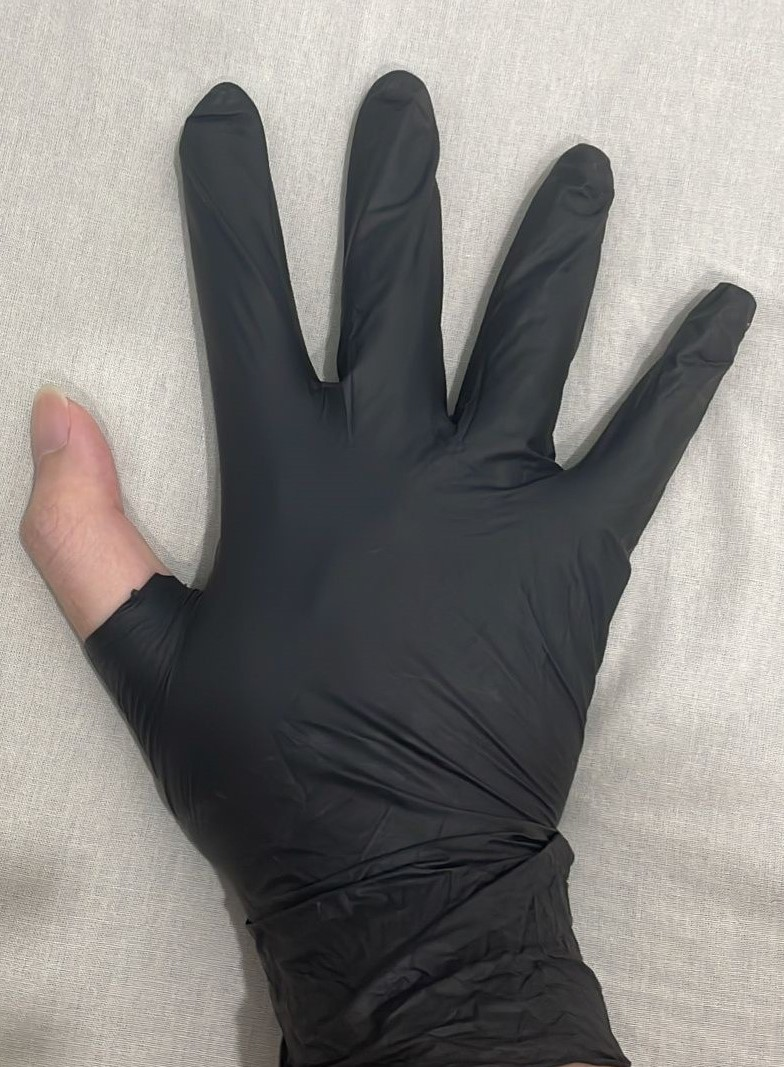
%> input picture alfieDevSpace/RubberNitrile_pic/RNMissingFinger_1.jpg, 784 x 1067 px
$ octave --eval "RubberHole(imread('RubberNitrile_pic/RNMissingFinger_1.jpg'));"   (GNU Octave 9; MATLAB toolbox functions it lacks are replaced by stand-ins)
%> lines starting %> are read from the running program, lines starting %| are printed output that depends on the picture; in (x1, y1, x2, y2) boxes, pixels count from 0 and x2, y2 are one past the last pixel; in counts of white or black regions, pixels touching at a corner belong together; the program's own positions count from 1
function RubberHole(image, showFigures)
    if nargin < 2, showFigures = true; end
    try
        % Preprocessing using shared utilities
        gray_img = GloveDetectionUtils.convertToGrayscale(image);
        filtered_image = GloveDetectionUtils.applyMedianFilter(gray_img, [3, 3]);

        % ===== TEXTURE ANALYSIS =====
        % Calculate local entropy (texture irregularity measure)
        entropy_img = entropyfilt(filtered_image, ones(9));
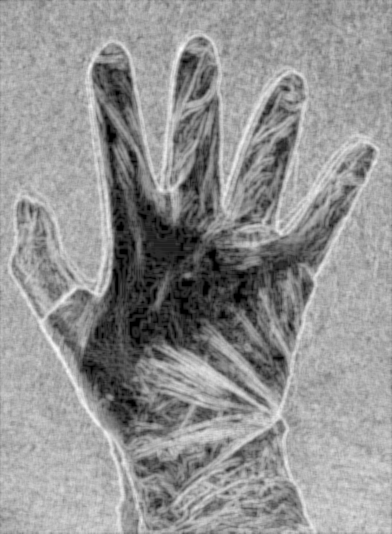
%> entropy_img: size 1067x784 double (shown at 1/2 size); min 0, max 5.78, mean 3.32; drawn with min black and max white
        entropy_normalized = mat2gray(entropy_img);

        % Calculate local standard deviation (texture variation)
        std_img = stdfilt(filtered_image, ones(9));
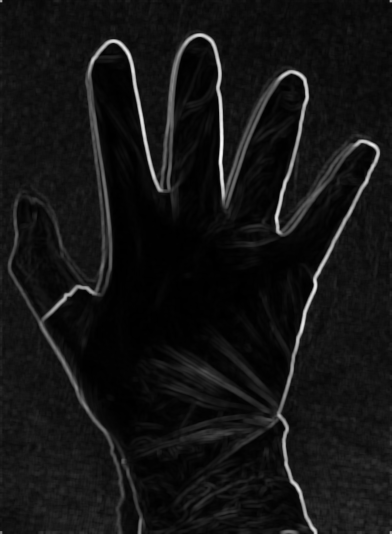
%> std_img: size 1067x784 double (shown at 1/2 size); min 0, max 72.43, mean 5.8; drawn with min black and max white
        std_normalized = mat2gray(std_img);

        % Combine texture features - holes have high entropy and low std dev
        texture_score = entropy_normalized .* (1 - std_normalized);
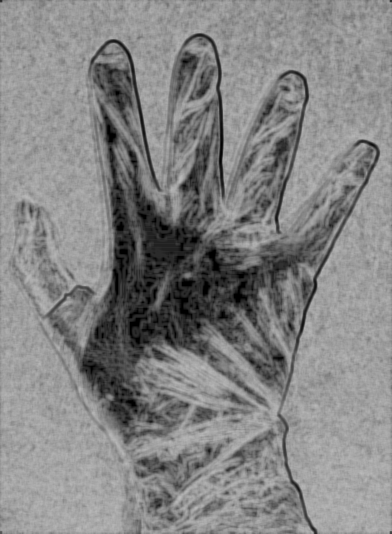
%> texture_score: size 1067x784 double (shown at 1/2 size); min 0, max 0.743, mean 0.52
        % Use stricter threshold for texture
        texture_mask = texture_score > 0.6;  % Higher threshold = fewer detections
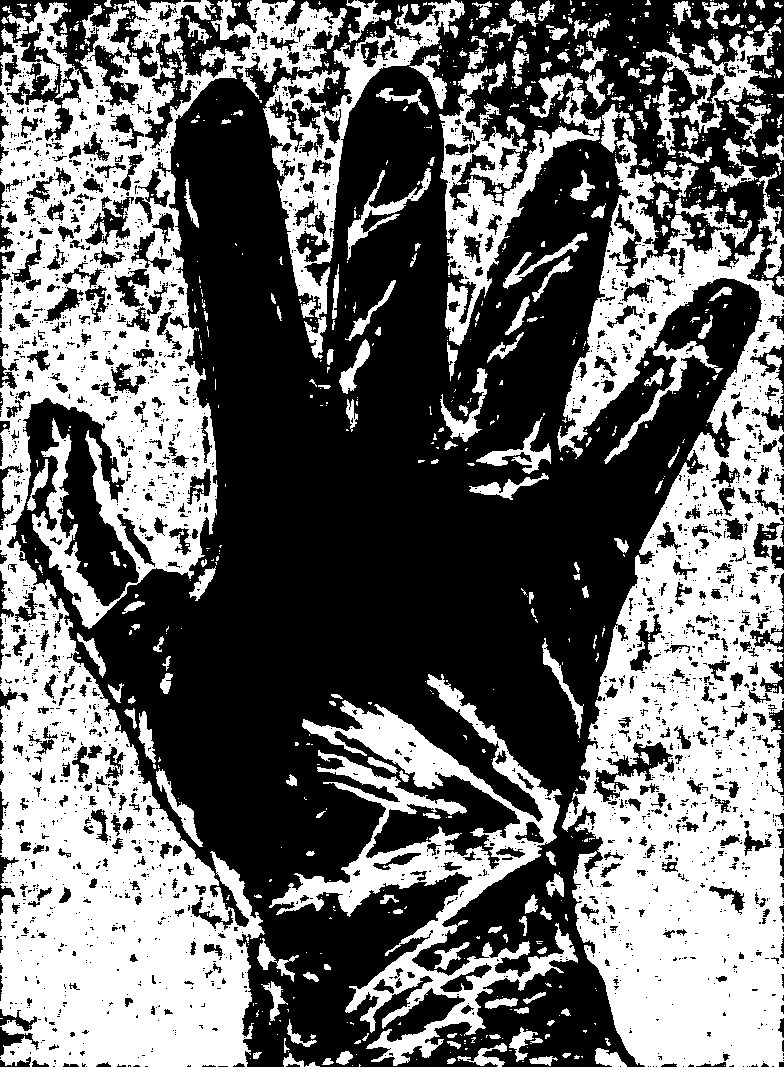
%> texture_mask: size 1067x784 logical; 42.8% white; 977 white regions (760 under 20 px), largest, box (x1, y1, x2, y2) and area: (0, 0, 347, 1067) 151158, (557, 133, 784, 1067) 113785, (269, 674, 578, 1066) 28430

        % ===== INTENSITY-BASED ANALYSIS =====
        % Binarize the filtered image (threshold to separate glove from background)
        bwImg = imbinarize(filtered_image, 0.38);
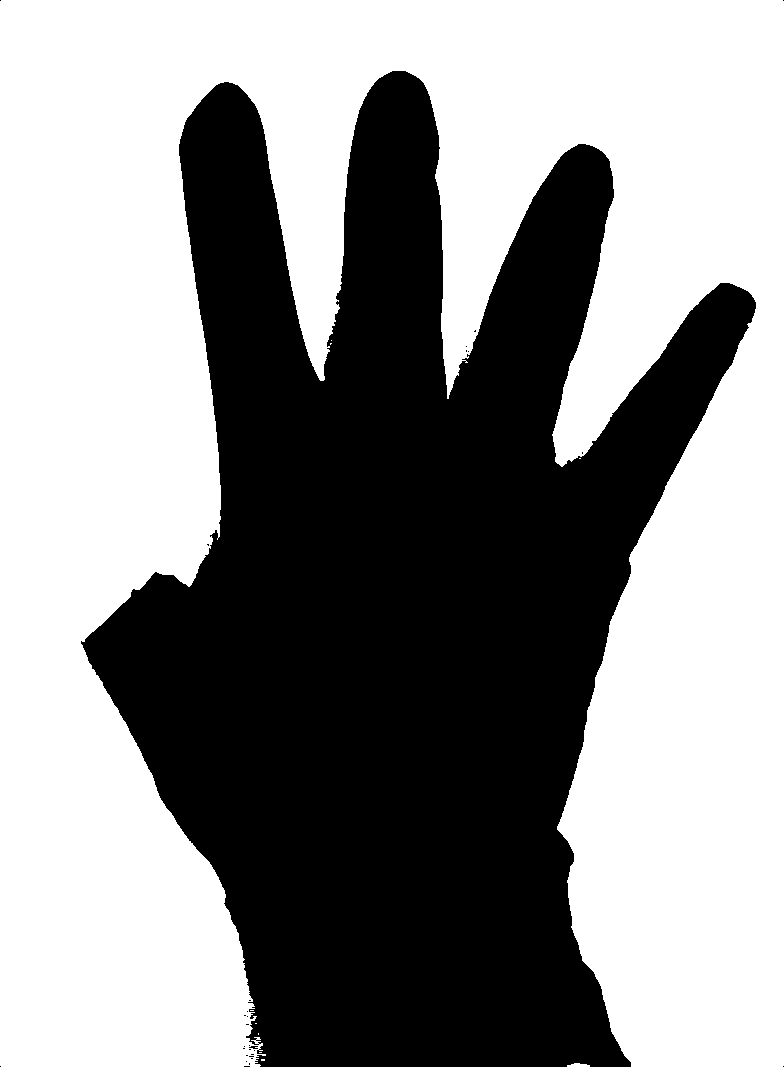
%> bwImg: size 1067x784 logical; 55.9% white; 29 black regions (28 under 20 px), largest, box (x1, y1, x2, y2) and area: (81, 71, 756, 1067) 368656
        inverted_bwImg = ~bwImg;

        % Fill any holes in the binary image to get complete glove mask
        filledImg = imfill(inverted_bwImg, 'holes');
%> filledImg: size 1067x784 logical; 44.1% white; 29 white regions (28 under 20 px), largest, box (x1, y1, x2, y2) and area: (81, 71, 756, 1067) 368724

        % Get the biggest object (Glove) using shared utility
        RNH_filledMask = GloveDetectionUtils.extractGloveMask(filledImg, 1);

        % Create defect mask with morphological opening
        nhood = ones(5);
        open = strel(nhood);
        RNH_DefectMask = imopen(inverted_bwImg, open);

        % Perform multiple iterations of morphological opening to remove holes
        numIterations = 10;
        for i = 1:numIterations
            RNH_DefectMask = imopen(RNH_DefectMask, open);
        end

        % Subtract to find holes (filled glove - glove without holes = holes)
        intensity_holes = imsubtract(RNH_filledMask, RNH_DefectMask);
        intensity_holes = im2bw(intensity_holes);

        % ===== COMBINE INTENSITY AND TEXTURE =====
        % Use AND logic: must be detected by BOTH intensity AND texture
        combined_holes = intensity_holes & (texture_mask & RNH_filledMask);

        % Clean up combined result
        SE1 = strel('square', 5);
        RNH_hole = imopen(combined_holes, SE1);

        % Remove very small noise
        RNH_hole = bwareaopen(RNH_hole, 100);

        % Dilate significantly to merge nearby fragments and expand regions
        SE_merge = strel('disk', 15);
        RNH_hole = imdilate(RNH_hole, SE_merge);

        % Fill any internal holes to create solid regions
        RNH_hole = imfill(RNH_hole, 'holes');

        % Apply closing to smooth boundaries and fully encapsulate holes
        SE_close = strel('disk', 15);
        RNH_hole = imclose(RNH_hole, SE_close);

        % Additional dilation to ensure full coverage
        SE_expand = strel('disk', 5);
        RNH_hole = imdilate(RNH_hole, SE_expand);

        % Remove very small regions again after morphological operations
        RNH_hole = bwareaopen(RNH_hole, 200);

        % ===== SKIN COLOR FILTER =====
        % Holes reveal the hand underneath, so they must contain skin-colored pixels.
        % Build a skin mask in HSV and dilate it to account for edge blurring,
        % then keep only hole candidates that overlap with skin.
        hsv_img   = rgb2hsv(image);
        H = hsv_img(:,:,1); S = hsv_img(:,:,2); V = hsv_img(:,:,3);
        skin_mask = ((H < 0.12) | (H > 0.92)) & (S > 0.12) & (S < 0.65) & (V > 0.25) & (V < 0.90);
        skin_mask = medfilt2(skin_mask, [5 5]);
        skin_mask = bwareaopen(skin_mask, 200);
        % Dilate skin mask generously so hole edges are included
        skin_mask = imdilate(skin_mask, strel('disk', 20));
        % Only keep hole regions that overlap with skin underneath
        RNH_hole = RNH_hole & skin_mask;
        if showFigures
            displayProcessingSteps(image, gray_img, filtered_image, entropy_normalized, std_normalized, texture_score, texture_mask, bwImg, inverted_bwImg, filledImg, RNH_filledMask, RNH_DefectMask, intensity_holes, combined_holes, RNH_hole, skin_mask);
        end

        save(fullfile(pwd, 'RNpic.mat'), 'RNH_filledMask',"RNH_DefectMask","RNH_hole");

        % Detect and filter defects using shared utility
        min_hole_area = 150;
        [large_holes, RNH_hole_filtered] = GloveDetectionUtils.detectAndFilterDefects(RNH_hole, min_hole_area);

        save(fullfile(pwd, 'RNvariables.mat'), 'large_holes');

        % Display results using shared utility (only when requested)
        if showFigures
            GloveDetectionUtils.displayDefectResults(image, large_holes, RNH_hole_filtered, 'Hole');
        end

    catch ME
        disp(ME.message);
    end
end

% [30 lines left out: function displayProcessingSteps, not called in this run]

$ run again, on alfieDevSpace/RubberNitrile_pic/RNStain_1.jpg
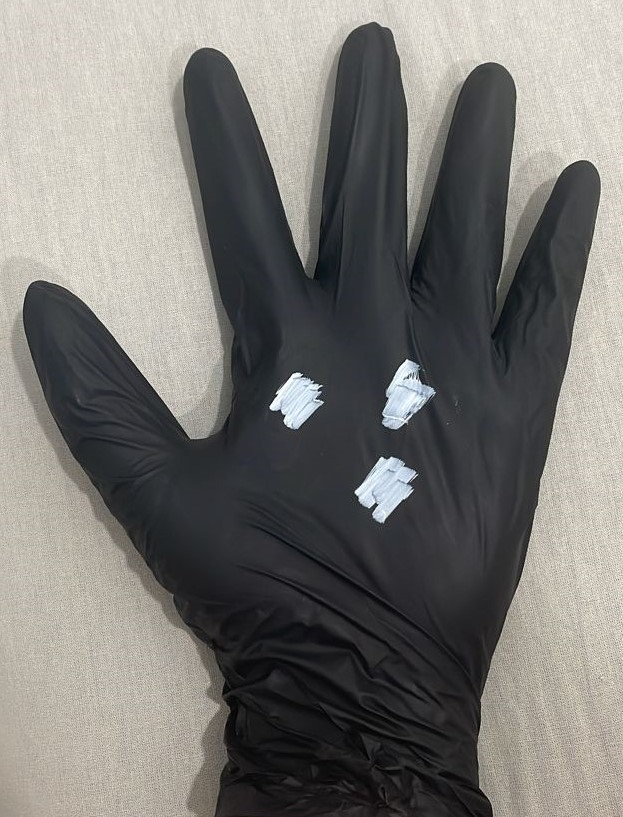
%> input picture alfieDevSpace/RubberNitrile_pic/RNStain_1.jpg, 623 x 817 px
%> in RubberHole, `texture_mask = texture_score > 0.6;`:
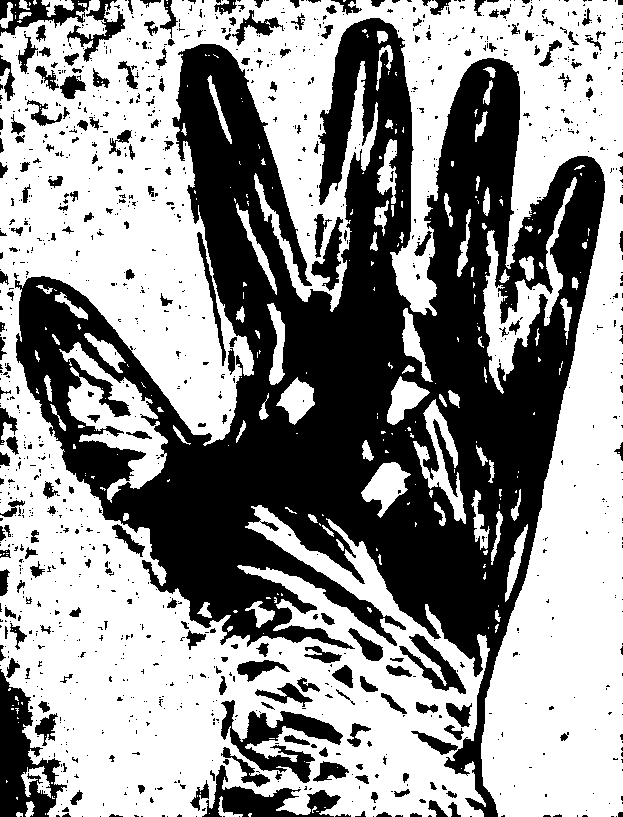
%> texture_mask: size 817x623 logical; 57.7% white; 1238 black regions (1005 under 20 px), largest, box (x1, y1, x2, y2) and area: (15, 18, 605, 817) 175537, (0, 669, 67, 817) 4697, (221, 700, 343, 783) 3430
%> bwImg: size 817x623 logical; 50.8% white; 27 black regions (26 under 20 px), largest, box (x1, y1, x2, y2) and area: (23, 22, 600, 817) 250334
%> in RubberHole, `filledImg = imfill(inverted_bwImg, 'holes');`:
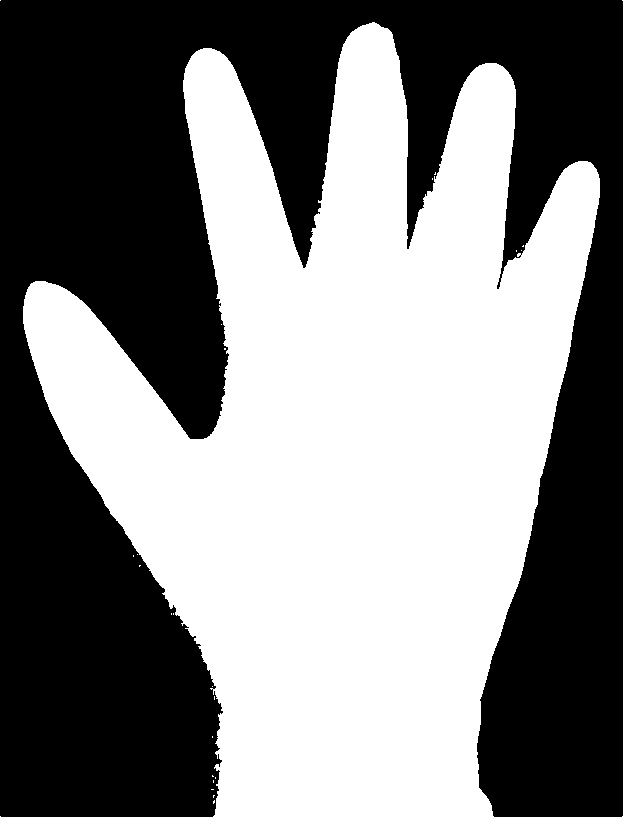
%> filledImg: size 817x623 logical; 50.4% white; 1 black region, box (x1, y1, x2, y2) and area: (0, 0, 623, 817) 252286
